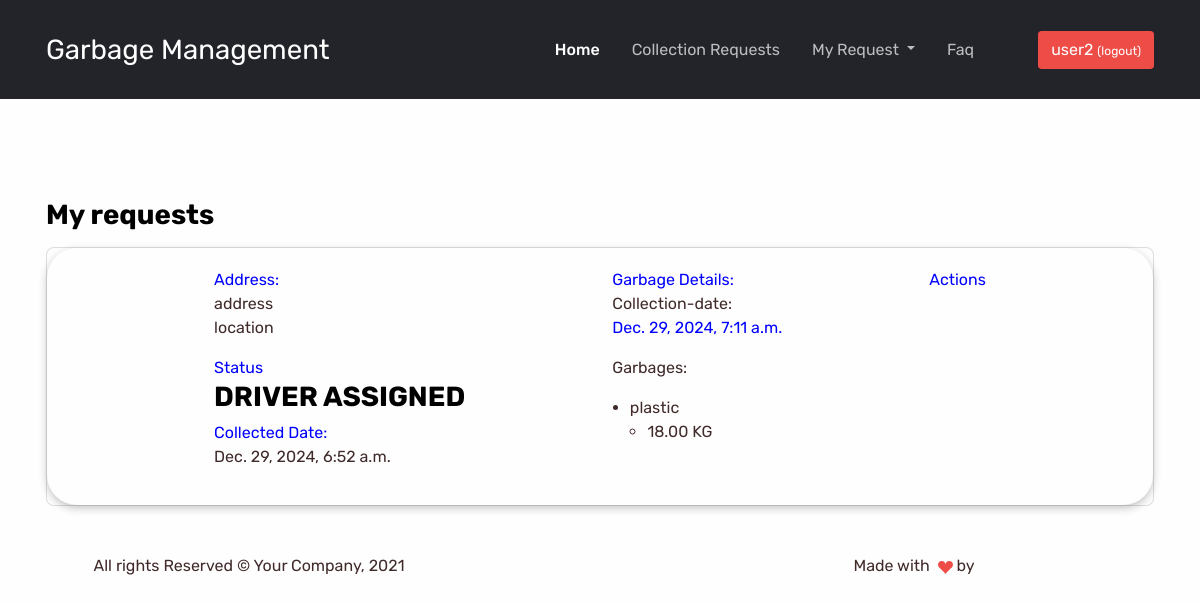
Page /work/my_requests (signed in) on the committed database.
### work/models.py (models this page shows, shortened)
class GarbageCollectionRequests(models.Model):
    request_date = models.DateField(auto_now_add=True)
    requested_by = models.ForeignKey(User, on_delete=models.CASCADE, related_name="requested")
    updated_staff = models.ForeignKey(User, on_delete=models.CASCADE, related_name="handled", null=True, blank=True)
    driver = models.ForeignKey(User, on_delete=models.CASCADE, related_name="collected", null=True, blank=True)
    updated_date = models.DateField(auto_now=True)
    collected_time = models.DateTimeField(auto_now_add=False, null=True, blank=True)
    collection_status = models.BooleanField(default=False)
    garbage_status = models.CharField(max_length=255,default="pending",choices=(('collected', 'Collected'),('recycled', 'Recycled'),('disposed', 'disposed'),('pending', 'Pending'),('in_progress', 'In Progress'),('not_collected', 'Not Collected'), ("driver assigned","Driver assigned")))
    collection_date_time = models.DateTimeField(auto_now_add=False, null=True, blank=True)
    visibility = models.BooleanField(default=True)

class Garbages(models.Model):
    GARBAGE_CHOICES = [
        ('plastic', 'Plastic'),
        ('organic', 'Organic'),
        ('metal', 'Metal'),
        ('glass', 'Glass'),
        ('paper', 'Paper'),
        ('electronic', 'Electronic'),
        ('other', 'Other'),
    ]
    request = models.ForeignKey(
        'GarbageCollectionRequests',
        on_delete=models.CASCADE,
        related_name="garbage_request"
    )
    garbage_item = models.CharField(
        max_length=50,
        choices=GARBAGE_CHOICES,
        verbose_name="Type of Garbage"
    )
    weight = models.DecimalField(
        max_digits=6,
        decimal_places=2,
        verbose_name="Weight of Garbage (kg)"
    )
    description = models.TextField(
        blank=True,
        null=True,
        verbose_name="Description (optional)",
        help_text="Add any additional details about the garbage."
    )
    class Meta:
        verbose_name = "Garbage"
        verbose_name_plural = "Garbages"

### home/models.py (models this page shows, shortened)
class Client(models.Model):
    user = models.OneToOneField(User, null=True, blank=True, on_delete=models.CASCADE, related_name='client_user')
    name = models.CharField(max_length=255, null=True, blank=True)
    phone = models.PositiveIntegerField( null=True, blank=True)
    address = models.TextField(null=True, blank=True)
    location = models.CharField(max_length=255, null=True, blank=True)
    date_added = models.DateTimeField(auto_now_add=True)

### work/views.py (the view)
# urls.py: path("my_requests",views.my_requests, name="my_requests"),
def my_requests(request):
    req = GarbageCollectionRequests.objects.filter(requested_by = request.user, collection_status = True, visibility = True)
    context ={
        "req":req
    }
    return render(request,"myrequests.html",context)

### templates/myrequests.html (shortened to what this page needs)
{% extends 'index.html' %}
{% block content %}
<div style="height: 150px;"></div>
<div class="container mt-5" >
    <h3>My requests</h3>
    {% for i in req %}
    <div class="card mt-3 ">
        <div class="item-container">
            <div class="items">
                <span>Address:</span>
                <address>
                    {{i.requested_by.client_user.address}} <br>
                    {{i.requested_by.client_user.location}}
                </address>
                <span>Status</span>
                <h3 style="text-transform: uppercase;">{{i.garbage_status}}</h3>
                <span>Collected Date:</span>
                <p>{{i.collected_time}}</p>
            </div>
            <div class="items">
                <span>Garbage Details:</span>
                <p>Collection-date: <span>{{i.collection_date_time}}</span>
                </p>
                <p>
                    Garbages: <span>
                        {% for j in i.garbage_request.all %}
                        <ul>
                            <li>{{j.garbage_item}}
                                <ul>
                                    <li>{{j.weight}} KG</li>
                                </ul>
                            </li>
                        </ul>
                        {% endfor %}
                    </span>
                </p>
            </div>
            <div class="items">
                <span>Actions</span>
            </div>
        </div>
    </div>
    {% endfor %}
</div>
{% endblock %}

### templates/index.html (shortened to what this page needs)
<!DOCTYPE html>
{% load static %}
<html lang="en-US" dir="ltr">
  <head>
    <link href="{%static 'assets/css/theme.css' %}" rel="stylesheet" />
  </head>
  <body>
    <main class="main" id="top">
      <nav class="navbar navbar-expand-lg navbar-dark fixed-top py-4 d-block bg-dark" data-navbar-on-scroll="data-navbar-on-scroll"  >
        <div class="container"><a class="navbar-brand" href="{%url 'HomePage'%}">Garbage Management</a>
          <div class="collapse navbar-collapse border-top border-lg-0 mt-4 mt-lg-0" id="navbarSupportedContent" >
            <ul class="navbar-nav ms-auto pt-2 pt-lg-0 font-base">
              <li class="nav-item px-2" ><a class="nav-link  fw-medium active" aria-current="page" href="{%url 'HomePage'%}">Home</a></li>
              <li class="nav-item px-2" ><a  class="nav-link " href="{%url 'request_collection' %}">Collection Requests</a></li>
              <li class="nav-item dropdown px-2">
                <a class="nav-link dropdown-toggle " href="#" id="myRequestDropdown" role="button" data-bs-toggle="dropdown" aria-expanded="false">
                  My Request
                </a>
              </li>
              <li class="nav-item px-2" data-anchor="data-anchor"><a class="nav-link " href="#faq">Faq</a></li>
            </ul>
            <form class="ps-lg-5"><a class="btn btn-primary order-1 order-lg-0" href="{%url 'SignOut' %}">{{request.user}} <small>(logout)</small></a></form>
          </div>
        </div>
      </nav>
      {% block content %}{% endblock %}
      <section class="py-5">
        <div class="container">
          <div class="row flex-center">
            <div class="col-md-6 col-xl-8 order-0">
              <p class="text-center text-md-start">All rights Reserved &copy; Your Company, 2021</p>
            </div>
            <div class="col-md-6 col-xl-3 order-1">
              <p class="text-center text-md-end text-xl-start">Made with&nbsp;
                <svg class="bi bi-suit-heart-fill" xmlns="http://www.w3.org/2000/svg" width="15" height="15" fill="#EE4D47" viewBox="0 0 16 16">
                  <path d="M4 1c2.21 0 4 1.755 4 3.92C8 2.755 9.79 1 12 1s4 1.755 4 3.92c0 3.263-3.234 4.414-7.608 9.608a.513.513 0 0 1-.784 0C3.234 9.334 0 8.183 0 4.92 0 2.755 1.79 1 4 1z"></path>
                </svg>&nbsp;by&nbsp;<a class="text-1000 fw-bold" href="" target="_blank"> </a>
              </p>
            </div>
          </div>
        </div>
      </section>
    </main>
  </body>
</html>

### templates/myrequests.html (style rules this page uses)
.items span { display: block; font-size: medium; color: blue; }
.item-container { display: flex; justify-content: space-evenly; padding: 20px; border-radius: 30px; box-shadow: rgba(0, 0, 0, 0.24) 0px 3px 8px; }

### rows in the picture
GarbageCollectionRequests: requested_by.client_user.address "address", requested_by.client_user.location "location", garbage_status "DRIVER ASSIGNED", collected_time "Dec. 29, 2024, 6:52 a.m.", collection_date_time "Dec. 29, 2024, 7:11 a.m."
Garbages: garbage_item "plastic", weight "18.00"

### other values in the picture
{{ request.user }} "user2"
